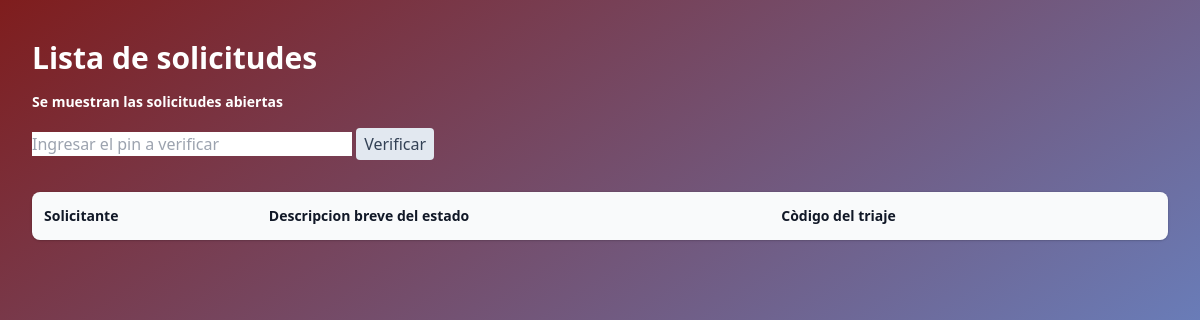
/recepcion/lista, run on an earlier commit of the app's database.
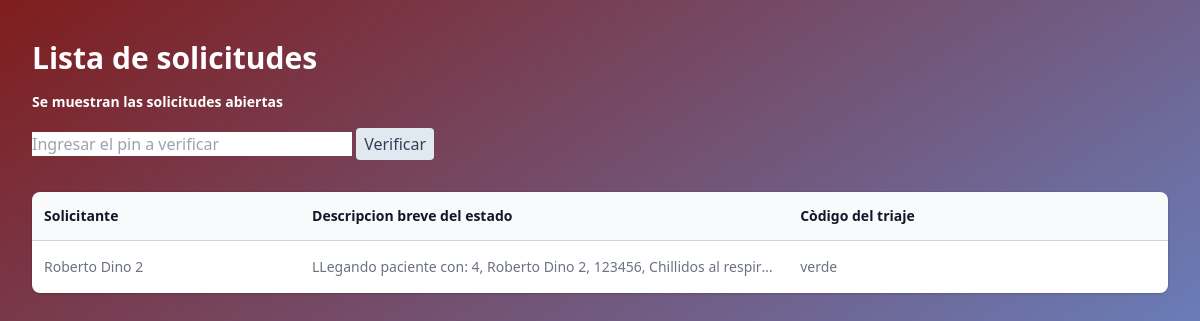
And on a later commit of the database.
### tables this page shows
CREATE TABLE FormPacientes (
            id integer primary key AUTOINCREMENT,
            nombre_completo text,
            cedula text,
            respiracion text,
            piel text,
            fiebre text,
            neurologicos text,
            conciencia text,
            dolor text,
            lugar_dolor text,
            vomito_diarrea text,
            pulso text,
            sangrado text,
            lugar_sangrado text,
            alergias text,
            otras_alergias text,
            cronicas text,
            otras_cronicas text,
            alimento text,
            evento text,
            tipo_sangre text,
            comentarios text,
            pin text,
            verificado integer default 0
        );

### app.py (the view)
@app.route('/recepcion/lista', methods=['GET'])
def recepcion_lista():
    solicitudes = obtener_todas_las_solicitudes()
    return render_template("lista_de_solicitudes.html", solicitudes=solicitudes)

### app.py (called while the page is built)
def triage_paramedicos(datos):
    contador_det_grave = 0
    contador_grave = 0
    contador_intermedio = 0
    contador_leve = 0
    for dato in datos:
        if dato in paramedicos_determinantes_grave:
            contador_det_grave += 1
        elif dato in paramedicos_grave:
            contador_grave += 1
        elif dato in paramedicos_intermedio:
            contador_intermedio += 1
        elif dato in paramedicos_leve:
            contador_leve += 1
    if contador_det_grave > 0 or contador_grave > 1:
        return('rojo')
    elif contador_grave > 0 and contador_intermedio > 2:
        return('rojo')
    elif contador_intermedio > 2:
        return('naranja')
    elif contador_intermedio > 1 and contador_leve > 2:
        return('naranja')
    else:
        return('verde')

def generar_descripcion(id, tabla):
    conn = sql.connect("AppDB.db")
    cursor = conn.cursor()
    instruccion = f"SELECT * FROM '{tabla}' WHERE id LIKE '{id}'"
    cursor.execute(instruccion)
    lista=cursor.fetchall()[0]
    descripcion = 'LLegando paciente con: '
    for elemento in lista:
        if elemento != 'sin problemas' and elemento != '[]' and elemento != '' and elemento != None:
            if elemento == "dolor moderado" or elemento == "dolor intenso":
                descripcion += f'{elemento} '
            else:
                descripcion += f'{elemento}, '
    print(descripcion)
    return {
        "triage": triage_paramedicos(lista),
        "descripcion" : descripcion
    }

### templates/lista_de_solicitudes.html (shortened to what this page needs)
<!DOCTYPE html>
<html lang="en">
  <head>
    <script src="https://cdn.tailwindcss.com"></script>
  </head>
  <body>
    <div
      class="px-4 sm:px-6 lg:px-8 flex-wrap min-h-screen sm:justify-center items-center h-full bg-gradient-to-tl from-blue-400 to-red-900 w-full"
    >
      <div class="sm:flex sm:items-center">
        <div class="sm:flex-auto">
          <b>
            <h1
              class="mt-10 text-3xl font-semibold text-white text-white-1000 mb-4"
            >
              Lista de solicitudes
            </h1>
          </b>
          <b>
            <p class="mt-4 text-sm text-white text-white-700 mb-4">
              Se muestran las solicitudes abiertas
            </p>
          </b>
          <form action="{{url_for('verificar_pin')}}">
            <input
              name="pin"
              type="text"
              placeholder="Ingresar el pin a verificar"
              class="input w-full max-w-xs"
            />
            <input
              class="px-2 py-1 bg-slate-200 text-slate-700 rounded"
              type="submit"
              value="Verificar"
            />
          </form>
        </div>
      </div>
      <div class="mt-8 flex flex-col">
        <div class="-my-2 -mx-4 overflow-x-auto sm:-mx-6 lg:-mx-8">
          <div
            class="inline-block min-w-full py-2 align-middle md:px-6 lg:px-8"
          >
            <div
              class="overflow-hidden shadow ring-1 ring-black ring-opacity-5 md:rounded-lg"
            >
              <table class="min-w-full divide-y divide-gray-300">
                <thead class="bg-gray-50">
                  <tr>
                    <th
                      scope="col"
                      class="px-3 py-3.5 text-left text-sm font-semibold text-gray-900"
                    >
                      Solicitante
                    </th>
                    <th
                      scope="col"
                      class="px-3 py-3.5 text-left text-sm font-semibold text-gray-900"
                    >
                      Descripcion breve del estado
                    </th>
                    <th
                      scope="col"
                      class="px-3 py-3.5 text-left text-sm font-semibold text-gray-900"
                    >
                      Còdigo del triaje
                    </th>
                    <th
                      scope="col"
                      class="relative py-3.5 pl-3 pr-4 sm:pr-6"
                    ></th>
                  </tr>
                </thead>
                <tbody class="divide-y divide-gray-200 bg-white">
                  {% if solicitudes | length > 0 %} {% for solicitud in
                  solicitudes %}
                  <tr>
                    <td
                      class="whitespace-nowrap px-3 py-4 text-sm text-gray-500"
                    >
                      {{solicitud['nombre_completo']}}
                    </td>
                    <td
                      class="whitespace-nowrap px-3 py-4 text-sm text-gray-500 max-w-[50px] truncate"
                    >
                      {{solicitud['descripcion']}}
                    </td>
                    <td
                      class="whitespace-nowrap px-3 py-4 text-sm text-gray-500"
                    >
                      {{solicitud['triage']}}
                    </td>
                    <td
                      class="relative whitespace-nowrap py-4 pl-3 pr-4 text-right text-sm font-medium sm:pr-6"
                    ></td>
                  </tr>
                  {% endfor %} {% endif %}
                </tbody>
              </table>
            </div>
          </div>
        </div>
      </div>
    </div>
  </body>
</html>

What changed in the data, as far as the page shows it:
added FormPacientes: nombre_completo "Roberto Dino 2", descripcion "LLegando paciente con: 4, Roberto Dino 2, 123456, Chillidos al respir…", triage "verde"
